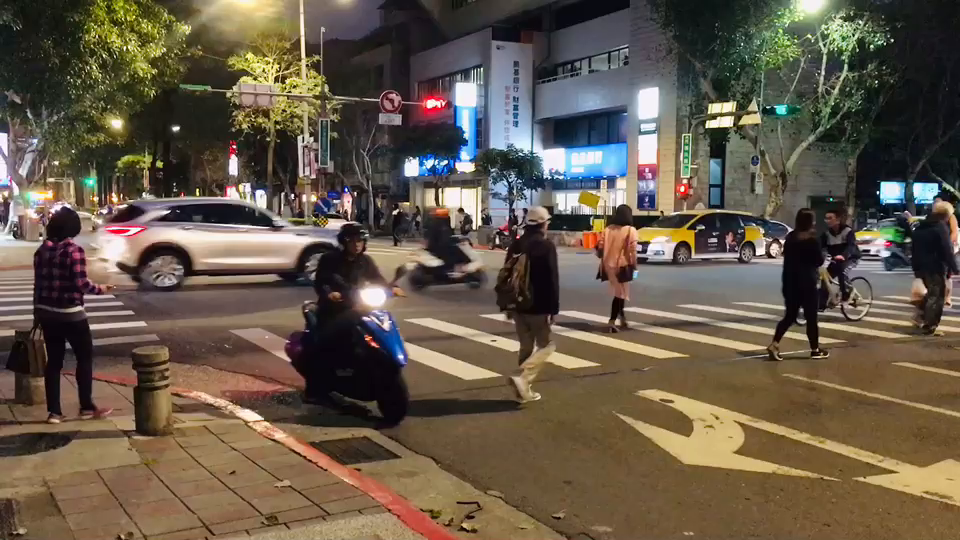
#> input picture frame 0 of PyAI_class/9_opencv_test/opencvtest/165297.mp4, 960 x 540 px
$ python 7_opencv_Video2SpecFile.py
#> lines starting #> are read from the running program, lines starting #| are printed output that depends on the picture
'''
將影片video轉存為圖片(設定某範圍的幀)
    依時間間隔固定擷取圖片(多張)
'''
import cv2

videoPath = "opencvtest/165297.mp4"

videoPath = "opencvtest/165297.mp4"                     #影片路徑
cap = cv2.VideoCapture(videoPath)                       #打開影片文件
total_frames = int(cap.get(cv2.CAP_PROP_FRAME_COUNT))   #影片的總帧数
fps = cap.get(cv2.CAP_PROP_FPS)                         #影片的帧率
dur = total_frames / fps                                #影片的時間長度
width = cap.get(cv2.CAP_PROP_FRAME_WIDTH)               #影片的寬度
height = cap.get(cv2.CAP_PROP_FRAME_HEIGHT)             #影片的高度
# [5 lines of commented-out code are left out]

split_num = 10              #預計要從視頻中平均間隔切出10張照片

frameIndexPerStep = int(total_frames/split_num)
print(frameIndexPerStep)

for i in range(0,total_frames,frameIndexPerStep):
    cap.set(cv2.CAP_PROP_POS_FRAMES, i)
    success, image = cap.read()
    if success:
        print('save', i)
        cv2.imwrite("capture\image" + str(i) + ".jpg", image)
#> this loop made 11 passes
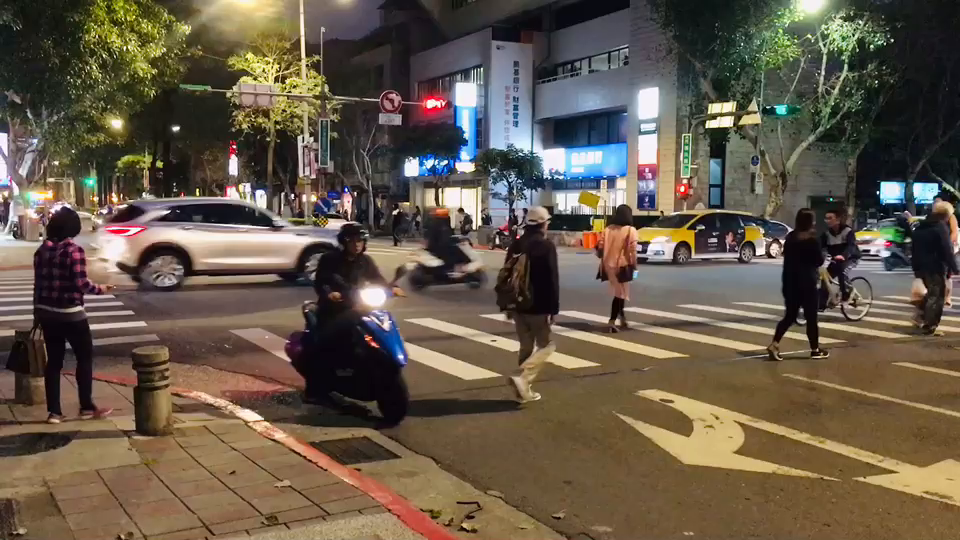
#> input picture frame 0 of PyAI_class/9_opencv_test/opencvtest/165297.mp4, 960 x 540 px
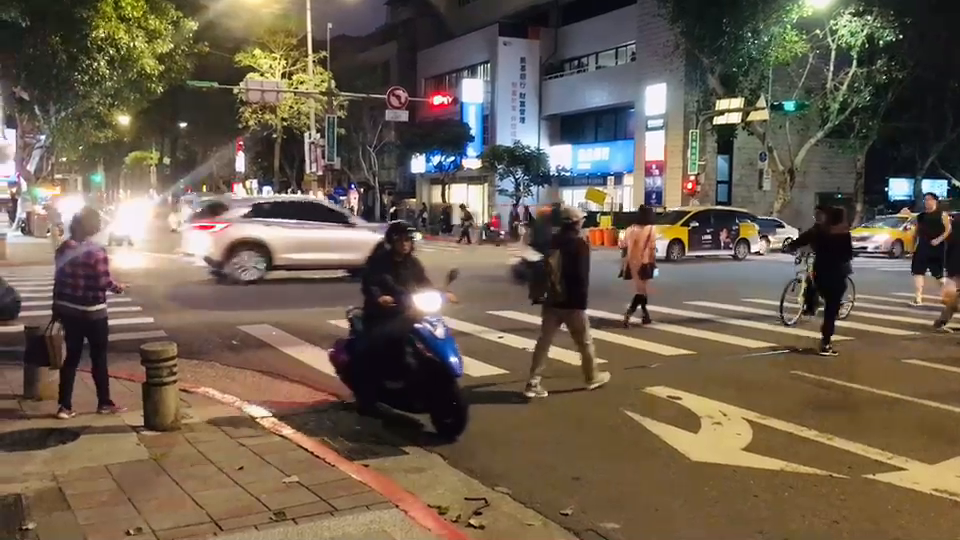
#> input picture frame 6 of PyAI_class/9_opencv_test/opencvtest/165297.mp4, 960 x 540 px
#> pass 3, `success, image = cap.read()`:
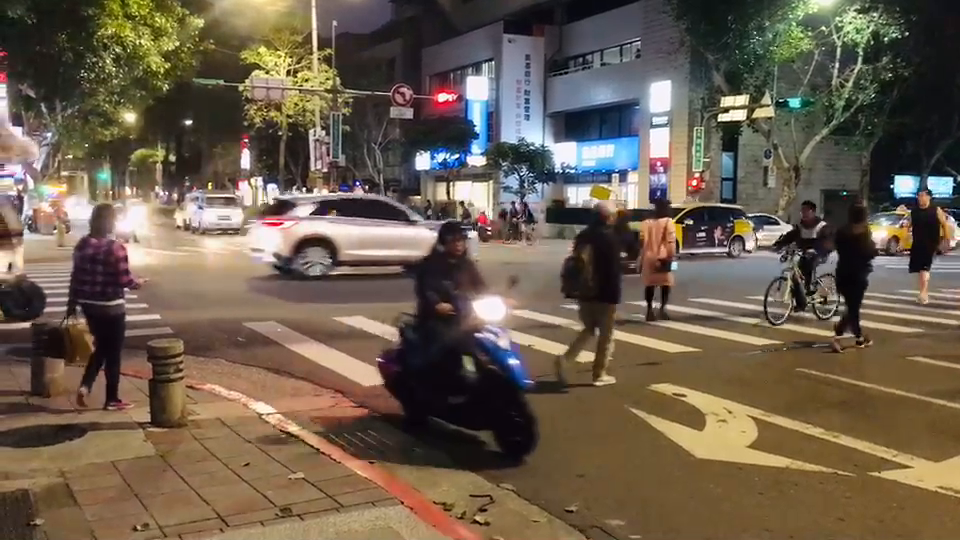
#> image: shape (540, 960, 3); mean B, G, R 77.5, 93.8, 108


cap.release()           #釋放攝影機資源
cv2.destroyAllWindows() #關閉所有視窗

$ run again, starting later in the video
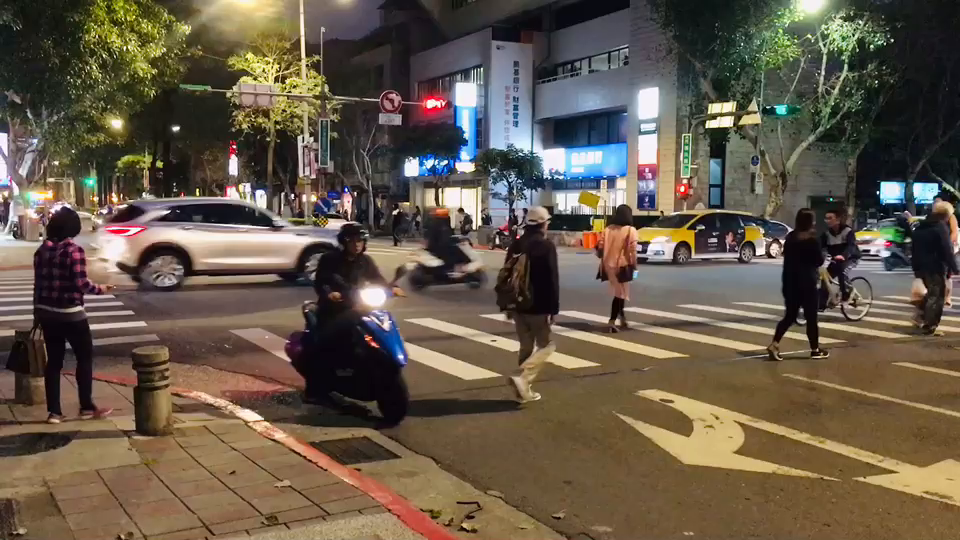
#> input picture frame 0 of PyAI_class/9_opencv_test/opencvtest/165297.mp4, 960 x 540 px
#> the loop `for i in range(0,total_frames,frameIndexPerStep):` made 11 passes
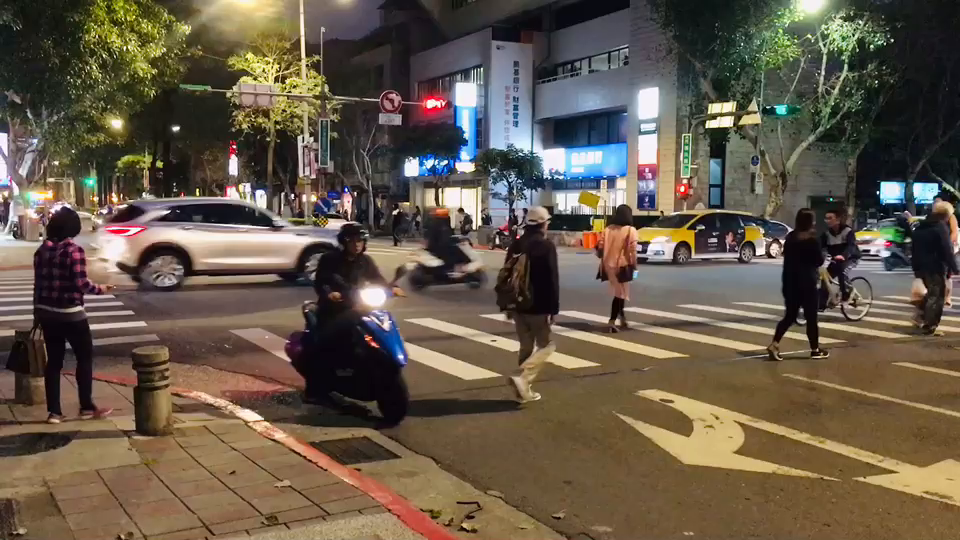
#> input picture frame 0 of PyAI_class/9_opencv_test/opencvtest/165297.mp4, 960 x 540 px
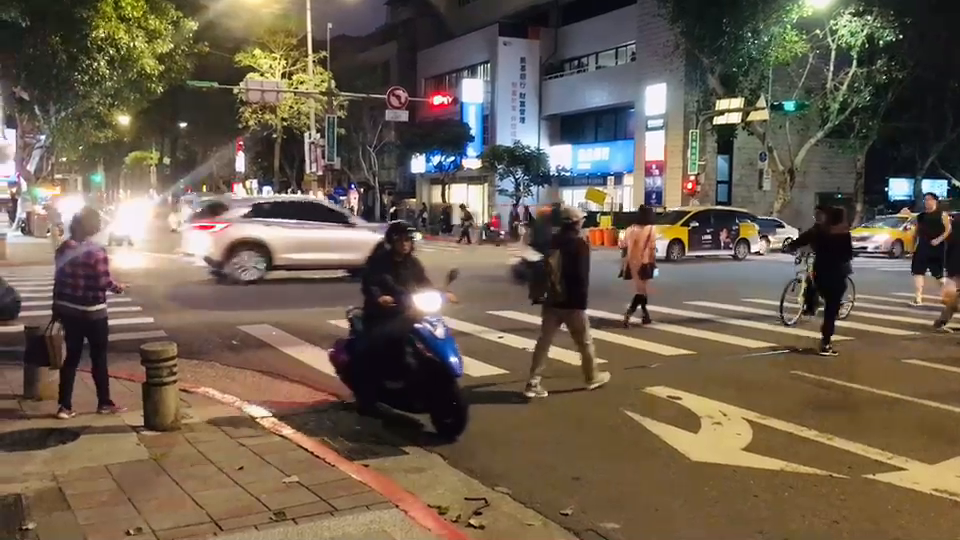
#> input picture frame 6 of PyAI_class/9_opencv_test/opencvtest/165297.mp4, 960 x 540 px

$ run again, starting later in the video
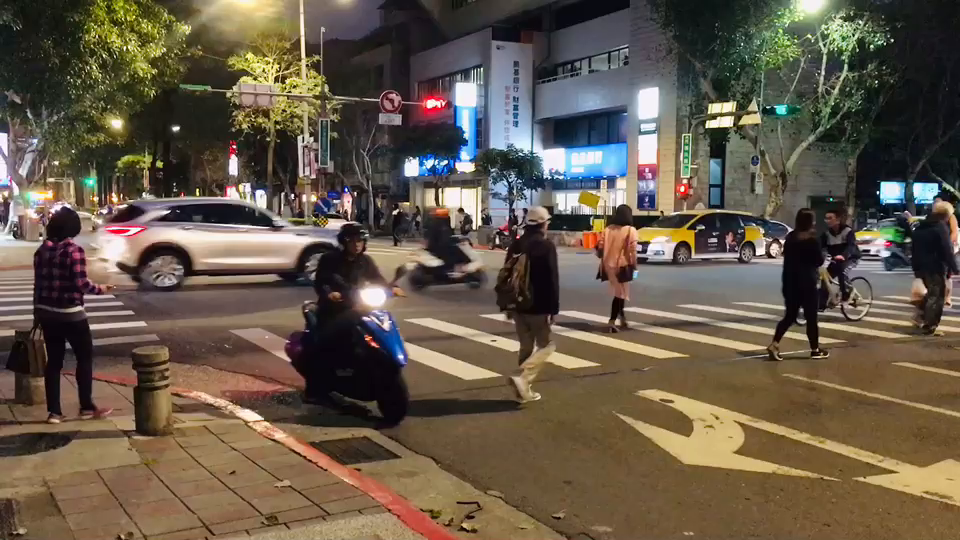
#> input picture frame 0 of PyAI_class/9_opencv_test/opencvtest/165297.mp4, 960 x 540 px
#> the loop `for i in range(0,total_frames,frameIndexPerStep):` made 11 passes
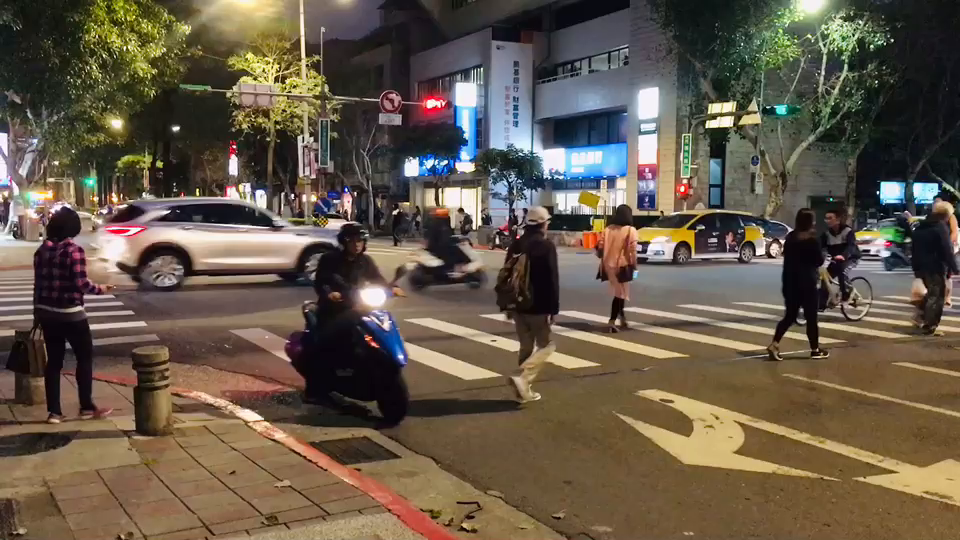
#> input picture frame 0 of PyAI_class/9_opencv_test/opencvtest/165297.mp4, 960 x 540 px
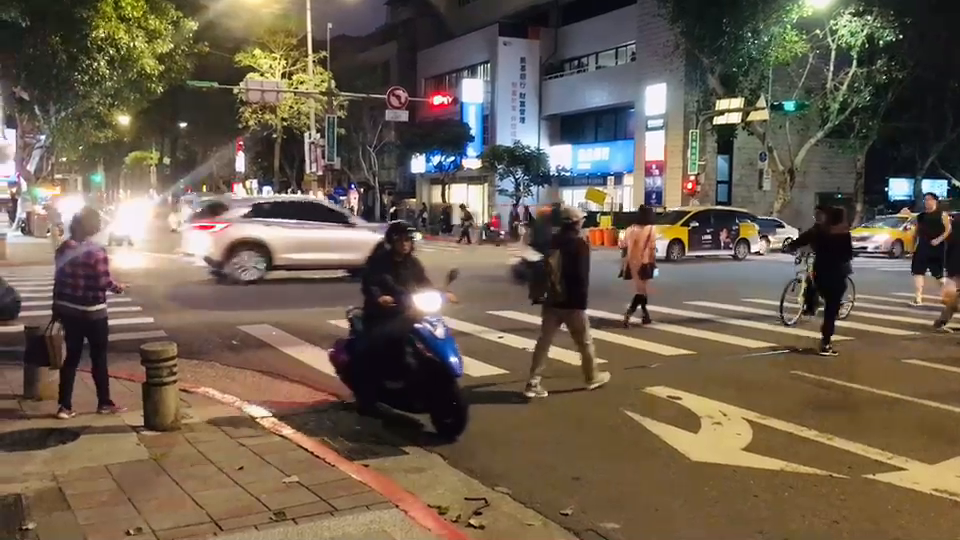
#> input picture frame 6 of PyAI_class/9_opencv_test/opencvtest/165297.mp4, 960 x 540 px
